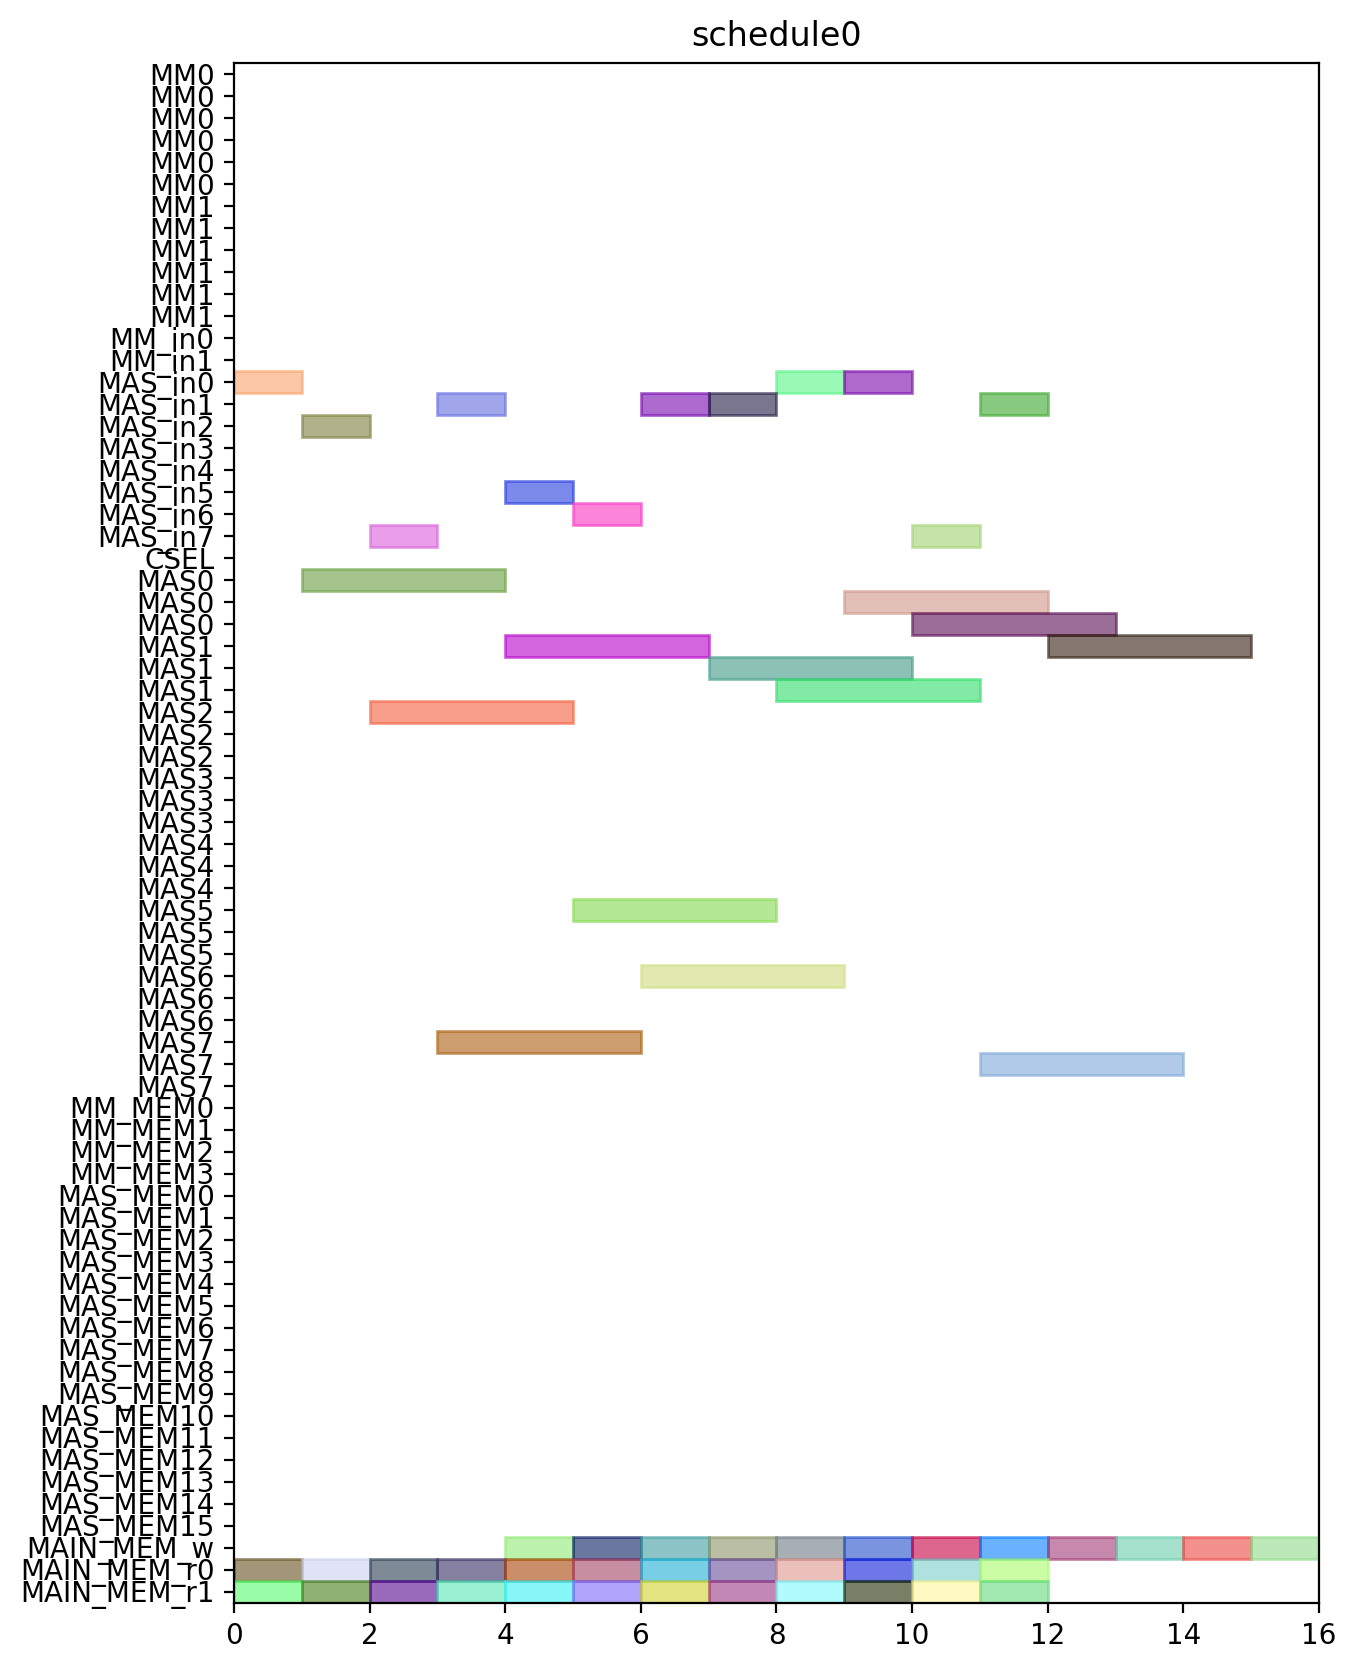

Recreate this plot in Python.
from pyschedule import Scenario, solvers, plotters, alt


def solve():
	horizon = 120
	S = Scenario("schedule0", horizon=horizon)

	# resource
	MM = S.Resources('MM', num=2, size=6)
	MM_in = S.Resources('MM_in', num=2)
	MAS_in = S.Resources('MAS_in', num=8)
	CSEL = S.Resource('CSEL')
	MAS = S.Resources('MAS', num=8, size=3, periods=range(1, horizon))
	MM_MEM = S.Resources('MM_MEM', num=4)
	MAS_MEM = S.Resources('MAS_MEM', num=16)
	MAIN_MEM_w = S.Resource('MAIN_MEM_w', size=1)
	MAIN_MEM_r = S.Resources('MAIN_MEM_r', num=2)

	# result of previous scheduling

	# new tasks
	c000 = S.Task('c000', length=3, delay_cost=1)
	c000 += alt(MAS)
	c000_in = S.Task('c000_in', length=1, delay_cost=1)
	c000_in += alt(MAS_in)
	S += c000_in*MAS_in[0]<=c000*MAS[0]

	S += c000_in*MAS_in[1]<=c000*MAS[1]

	S += c000_in*MAS_in[2]<=c000*MAS[2]

	S += c000_in*MAS_in[3]<=c000*MAS[3]

	S += c000_in*MAS_in[4]<=c000*MAS[4]

	S += c000_in*MAS_in[5]<=c000*MAS[5]

	S += c000_in*MAS_in[6]<=c000*MAS[6]

	S += c000_in*MAS_in[7]<=c000*MAS[7]

	S += 0<c000

	c000_w = S.Task('c000_w', length=1, delay_cost=1)
	c000_w += alt(MAIN_MEM_w)
	S += c000 <= c000_w

	c000_mem0 = S.Task('c000_mem0', length=1, delay_cost=1)
	c000_mem0 += MAIN_MEM_r[0]
	S += c000_mem0 <= c000

	c000_mem1 = S.Task('c000_mem1', length=1, delay_cost=1)
	c000_mem1 += MAIN_MEM_r[1]
	S += c000_mem1 <= c000

	c001 = S.Task('c001', length=3, delay_cost=1)
	c001 += alt(MAS)
	c001_in = S.Task('c001_in', length=1, delay_cost=1)
	c001_in += alt(MAS_in)
	S += c001_in*MAS_in[0]<=c001*MAS[0]

	S += c001_in*MAS_in[1]<=c001*MAS[1]

	S += c001_in*MAS_in[2]<=c001*MAS[2]

	S += c001_in*MAS_in[3]<=c001*MAS[3]

	S += c001_in*MAS_in[4]<=c001*MAS[4]

	S += c001_in*MAS_in[5]<=c001*MAS[5]

	S += c001_in*MAS_in[6]<=c001*MAS[6]

	S += c001_in*MAS_in[7]<=c001*MAS[7]

	S += 0<c001

	c001_w = S.Task('c001_w', length=1, delay_cost=1)
	c001_w += alt(MAIN_MEM_w)
	S += c001 <= c001_w

	c001_mem0 = S.Task('c001_mem0', length=1, delay_cost=1)
	c001_mem0 += MAIN_MEM_r[0]
	S += c001_mem0 <= c001

	c001_mem1 = S.Task('c001_mem1', length=1, delay_cost=1)
	c001_mem1 += MAIN_MEM_r[1]
	S += c001_mem1 <= c001

	c010 = S.Task('c010', length=3, delay_cost=1)
	c010 += alt(MAS)
	c010_in = S.Task('c010_in', length=1, delay_cost=1)
	c010_in += alt(MAS_in)
	S += c010_in*MAS_in[0]<=c010*MAS[0]

	S += c010_in*MAS_in[1]<=c010*MAS[1]

	S += c010_in*MAS_in[2]<=c010*MAS[2]

	S += c010_in*MAS_in[3]<=c010*MAS[3]

	S += c010_in*MAS_in[4]<=c010*MAS[4]

	S += c010_in*MAS_in[5]<=c010*MAS[5]

	S += c010_in*MAS_in[6]<=c010*MAS[6]

	S += c010_in*MAS_in[7]<=c010*MAS[7]

	S += 0<c010

	c010_w = S.Task('c010_w', length=1, delay_cost=1)
	c010_w += alt(MAIN_MEM_w)
	S += c010 <= c010_w

	c010_mem0 = S.Task('c010_mem0', length=1, delay_cost=1)
	c010_mem0 += MAIN_MEM_r[0]
	S += c010_mem0 <= c010

	c010_mem1 = S.Task('c010_mem1', length=1, delay_cost=1)
	c010_mem1 += MAIN_MEM_r[1]
	S += c010_mem1 <= c010

	c011 = S.Task('c011', length=3, delay_cost=1)
	c011 += alt(MAS)
	c011_in = S.Task('c011_in', length=1, delay_cost=1)
	c011_in += alt(MAS_in)
	S += c011_in*MAS_in[0]<=c011*MAS[0]

	S += c011_in*MAS_in[1]<=c011*MAS[1]

	S += c011_in*MAS_in[2]<=c011*MAS[2]

	S += c011_in*MAS_in[3]<=c011*MAS[3]

	S += c011_in*MAS_in[4]<=c011*MAS[4]

	S += c011_in*MAS_in[5]<=c011*MAS[5]

	S += c011_in*MAS_in[6]<=c011*MAS[6]

	S += c011_in*MAS_in[7]<=c011*MAS[7]

	S += 0<c011

	c011_w = S.Task('c011_w', length=1, delay_cost=1)
	c011_w += alt(MAIN_MEM_w)
	S += c011 <= c011_w

	c011_mem0 = S.Task('c011_mem0', length=1, delay_cost=1)
	c011_mem0 += MAIN_MEM_r[0]
	S += c011_mem0 <= c011

	c011_mem1 = S.Task('c011_mem1', length=1, delay_cost=1)
	c011_mem1 += MAIN_MEM_r[1]
	S += c011_mem1 <= c011

	c100 = S.Task('c100', length=3, delay_cost=1)
	c100 += alt(MAS)
	c100_in = S.Task('c100_in', length=1, delay_cost=1)
	c100_in += alt(MAS_in)
	S += c100_in*MAS_in[0]<=c100*MAS[0]

	S += c100_in*MAS_in[1]<=c100*MAS[1]

	S += c100_in*MAS_in[2]<=c100*MAS[2]

	S += c100_in*MAS_in[3]<=c100*MAS[3]

	S += c100_in*MAS_in[4]<=c100*MAS[4]

	S += c100_in*MAS_in[5]<=c100*MAS[5]

	S += c100_in*MAS_in[6]<=c100*MAS[6]

	S += c100_in*MAS_in[7]<=c100*MAS[7]

	S += 0<c100

	c100_w = S.Task('c100_w', length=1, delay_cost=1)
	c100_w += alt(MAIN_MEM_w)
	S += c100 <= c100_w

	c100_mem0 = S.Task('c100_mem0', length=1, delay_cost=1)
	c100_mem0 += MAIN_MEM_r[0]
	S += c100_mem0 <= c100

	c100_mem1 = S.Task('c100_mem1', length=1, delay_cost=1)
	c100_mem1 += MAIN_MEM_r[1]
	S += c100_mem1 <= c100

	c101 = S.Task('c101', length=3, delay_cost=1)
	c101 += alt(MAS)
	c101_in = S.Task('c101_in', length=1, delay_cost=1)
	c101_in += alt(MAS_in)
	S += c101_in*MAS_in[0]<=c101*MAS[0]

	S += c101_in*MAS_in[1]<=c101*MAS[1]

	S += c101_in*MAS_in[2]<=c101*MAS[2]

	S += c101_in*MAS_in[3]<=c101*MAS[3]

	S += c101_in*MAS_in[4]<=c101*MAS[4]

	S += c101_in*MAS_in[5]<=c101*MAS[5]

	S += c101_in*MAS_in[6]<=c101*MAS[6]

	S += c101_in*MAS_in[7]<=c101*MAS[7]

	S += 0<c101

	c101_w = S.Task('c101_w', length=1, delay_cost=1)
	c101_w += alt(MAIN_MEM_w)
	S += c101 <= c101_w

	c101_mem0 = S.Task('c101_mem0', length=1, delay_cost=1)
	c101_mem0 += MAIN_MEM_r[0]
	S += c101_mem0 <= c101

	c101_mem1 = S.Task('c101_mem1', length=1, delay_cost=1)
	c101_mem1 += MAIN_MEM_r[1]
	S += c101_mem1 <= c101

	c110 = S.Task('c110', length=3, delay_cost=1)
	c110 += alt(MAS)
	c110_in = S.Task('c110_in', length=1, delay_cost=1)
	c110_in += alt(MAS_in)
	S += c110_in*MAS_in[0]<=c110*MAS[0]

	S += c110_in*MAS_in[1]<=c110*MAS[1]

	S += c110_in*MAS_in[2]<=c110*MAS[2]

	S += c110_in*MAS_in[3]<=c110*MAS[3]

	S += c110_in*MAS_in[4]<=c110*MAS[4]

	S += c110_in*MAS_in[5]<=c110*MAS[5]

	S += c110_in*MAS_in[6]<=c110*MAS[6]

	S += c110_in*MAS_in[7]<=c110*MAS[7]

	S += 0<c110

	c110_w = S.Task('c110_w', length=1, delay_cost=1)
	c110_w += alt(MAIN_MEM_w)
	S += c110 <= c110_w

	c110_mem0 = S.Task('c110_mem0', length=1, delay_cost=1)
	c110_mem0 += MAIN_MEM_r[0]
	S += c110_mem0 <= c110

	c110_mem1 = S.Task('c110_mem1', length=1, delay_cost=1)
	c110_mem1 += MAIN_MEM_r[1]
	S += c110_mem1 <= c110

	c111 = S.Task('c111', length=3, delay_cost=1)
	c111 += alt(MAS)
	c111_in = S.Task('c111_in', length=1, delay_cost=1)
	c111_in += alt(MAS_in)
	S += c111_in*MAS_in[0]<=c111*MAS[0]

	S += c111_in*MAS_in[1]<=c111*MAS[1]

	S += c111_in*MAS_in[2]<=c111*MAS[2]

	S += c111_in*MAS_in[3]<=c111*MAS[3]

	S += c111_in*MAS_in[4]<=c111*MAS[4]

	S += c111_in*MAS_in[5]<=c111*MAS[5]

	S += c111_in*MAS_in[6]<=c111*MAS[6]

	S += c111_in*MAS_in[7]<=c111*MAS[7]

	S += 0<c111

	c111_w = S.Task('c111_w', length=1, delay_cost=1)
	c111_w += alt(MAIN_MEM_w)
	S += c111 <= c111_w

	c111_mem0 = S.Task('c111_mem0', length=1, delay_cost=1)
	c111_mem0 += MAIN_MEM_r[0]
	S += c111_mem0 <= c111

	c111_mem1 = S.Task('c111_mem1', length=1, delay_cost=1)
	c111_mem1 += MAIN_MEM_r[1]
	S += c111_mem1 <= c111

	c200 = S.Task('c200', length=3, delay_cost=1)
	c200 += alt(MAS)
	c200_in = S.Task('c200_in', length=1, delay_cost=1)
	c200_in += alt(MAS_in)
	S += c200_in*MAS_in[0]<=c200*MAS[0]

	S += c200_in*MAS_in[1]<=c200*MAS[1]

	S += c200_in*MAS_in[2]<=c200*MAS[2]

	S += c200_in*MAS_in[3]<=c200*MAS[3]

	S += c200_in*MAS_in[4]<=c200*MAS[4]

	S += c200_in*MAS_in[5]<=c200*MAS[5]

	S += c200_in*MAS_in[6]<=c200*MAS[6]

	S += c200_in*MAS_in[7]<=c200*MAS[7]

	S += 0<c200

	c200_w = S.Task('c200_w', length=1, delay_cost=1)
	c200_w += alt(MAIN_MEM_w)
	S += c200 <= c200_w

	c200_mem0 = S.Task('c200_mem0', length=1, delay_cost=1)
	c200_mem0 += MAIN_MEM_r[0]
	S += c200_mem0 <= c200

	c200_mem1 = S.Task('c200_mem1', length=1, delay_cost=1)
	c200_mem1 += MAIN_MEM_r[1]
	S += c200_mem1 <= c200

	c201 = S.Task('c201', length=3, delay_cost=1)
	c201 += alt(MAS)
	c201_in = S.Task('c201_in', length=1, delay_cost=1)
	c201_in += alt(MAS_in)
	S += c201_in*MAS_in[0]<=c201*MAS[0]

	S += c201_in*MAS_in[1]<=c201*MAS[1]

	S += c201_in*MAS_in[2]<=c201*MAS[2]

	S += c201_in*MAS_in[3]<=c201*MAS[3]

	S += c201_in*MAS_in[4]<=c201*MAS[4]

	S += c201_in*MAS_in[5]<=c201*MAS[5]

	S += c201_in*MAS_in[6]<=c201*MAS[6]

	S += c201_in*MAS_in[7]<=c201*MAS[7]

	S += 0<c201

	c201_w = S.Task('c201_w', length=1, delay_cost=1)
	c201_w += alt(MAIN_MEM_w)
	S += c201 <= c201_w

	c201_mem0 = S.Task('c201_mem0', length=1, delay_cost=1)
	c201_mem0 += MAIN_MEM_r[0]
	S += c201_mem0 <= c201

	c201_mem1 = S.Task('c201_mem1', length=1, delay_cost=1)
	c201_mem1 += MAIN_MEM_r[1]
	S += c201_mem1 <= c201

	c210 = S.Task('c210', length=3, delay_cost=1)
	c210 += alt(MAS)
	c210_in = S.Task('c210_in', length=1, delay_cost=1)
	c210_in += alt(MAS_in)
	S += c210_in*MAS_in[0]<=c210*MAS[0]

	S += c210_in*MAS_in[1]<=c210*MAS[1]

	S += c210_in*MAS_in[2]<=c210*MAS[2]

	S += c210_in*MAS_in[3]<=c210*MAS[3]

	S += c210_in*MAS_in[4]<=c210*MAS[4]

	S += c210_in*MAS_in[5]<=c210*MAS[5]

	S += c210_in*MAS_in[6]<=c210*MAS[6]

	S += c210_in*MAS_in[7]<=c210*MAS[7]

	S += 0<c210

	c210_w = S.Task('c210_w', length=1, delay_cost=1)
	c210_w += alt(MAIN_MEM_w)
	S += c210 <= c210_w

	c210_mem0 = S.Task('c210_mem0', length=1, delay_cost=1)
	c210_mem0 += MAIN_MEM_r[0]
	S += c210_mem0 <= c210

	c210_mem1 = S.Task('c210_mem1', length=1, delay_cost=1)
	c210_mem1 += MAIN_MEM_r[1]
	S += c210_mem1 <= c210

	c211 = S.Task('c211', length=3, delay_cost=1)
	c211 += alt(MAS)
	c211_in = S.Task('c211_in', length=1, delay_cost=1)
	c211_in += alt(MAS_in)
	S += c211_in*MAS_in[0]<=c211*MAS[0]

	S += c211_in*MAS_in[1]<=c211*MAS[1]

	S += c211_in*MAS_in[2]<=c211*MAS[2]

	S += c211_in*MAS_in[3]<=c211*MAS[3]

	S += c211_in*MAS_in[4]<=c211*MAS[4]

	S += c211_in*MAS_in[5]<=c211*MAS[5]

	S += c211_in*MAS_in[6]<=c211*MAS[6]

	S += c211_in*MAS_in[7]<=c211*MAS[7]

	S += 0<c211

	c211_w = S.Task('c211_w', length=1, delay_cost=1)
	c211_w += alt(MAIN_MEM_w)
	S += c211 <= c211_w

	c211_mem0 = S.Task('c211_mem0', length=1, delay_cost=1)
	c211_mem0 += MAIN_MEM_r[0]
	S += c211_mem0 <= c211

	c211_mem1 = S.Task('c211_mem1', length=1, delay_cost=1)
	c211_mem1 += MAIN_MEM_r[1]
	S += c211_mem1 <= c211

	solvers.mip.solve(S,msg=1,kind='CPLEX',ratio_gap=1.01)

	solution = [['hoge']*len(S.solution()[1]) for i in range(len(S.solution()))]
	for i in range(len(S.solution())):
		for j in range(len(S.solution()[i])):
			solution[i][j]=str(S.solution()[i][j])
	print(solution)

	cycles = int(solution[-1][3])

	pic_file_name = "/mnt/rose/usr1/fukuda/ABE/multiRAM_multiMAS_16mux/scheduling_result/stage6MM2_stage3MAS8/CONJ/schedule0.png"
	if(S.solution() != []):
		plotters.matplotlib.plot(S,img_filename=pic_file_name, show_task_labels=False, fig_size=(cycles*0.25+3, 10))

	return solution
